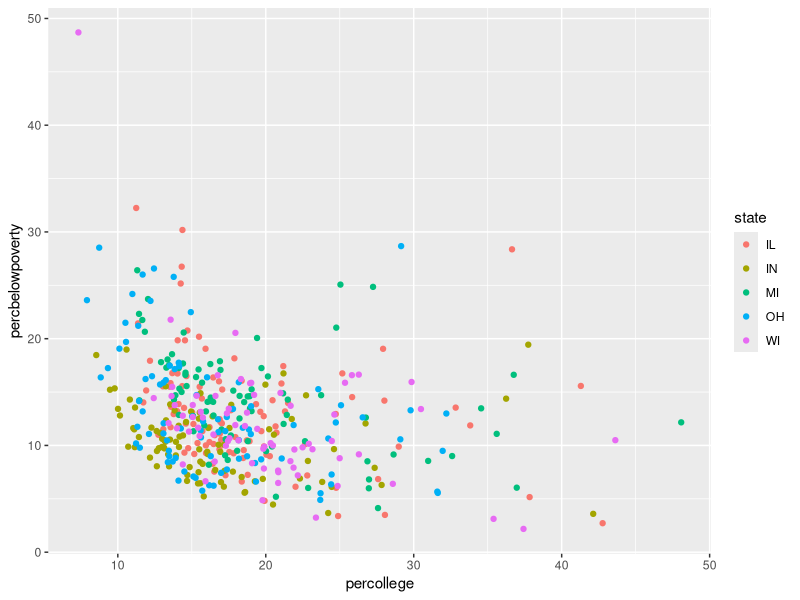

R code for this plot:
## ---- chunk 1
# Load the tidyverse packages
library(tidyverse)
library(knitr)
library(kableExtra)
## ---- chunk 2
# your code here
midwest <- midwest

## ---- chunk 3
ggplot(data = midwest, mapping = aes(x = percollege, y = percbelowpoverty, color = state)) +
  geom_point()
## ---- chunk 4
# Your code here
## ---- chunk 5
# Your code for a scatter plot here
